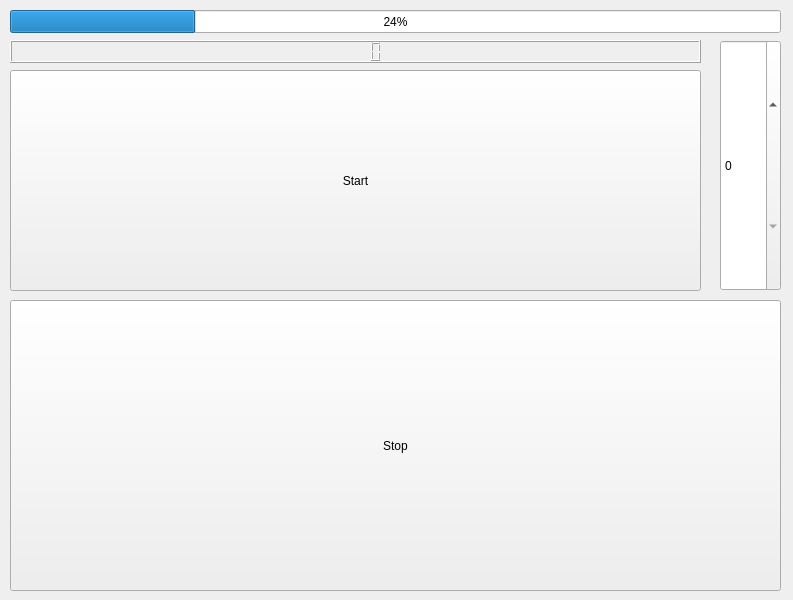
<?xml version="1.0" encoding="UTF-8"?>
<ui version="4.0">
 <class>MainWindow</class>
 <widget class="QMainWindow" name="MainWindow">
  <property name="geometry">
   <rect>
    <x>0</x>
    <y>0</y>
    <width>793</width>
    <height>600</height>
   </rect>
  </property>
  <property name="windowTitle">
   <string>MainWindow</string>
  </property>
  <widget class="QWidget" name="centralwidget">
   <widget class="QProgressBar" name="progressBar">
    <property name="geometry">
     <rect>
      <x>10</x>
      <y>10</y>
      <width>771</width>
      <height>23</height>
     </rect>
    </property>
    <property name="value">
     <number>24</number>
    </property>
   </widget>
   <widget class="QPushButton" name="pushButton">
    <property name="geometry">
     <rect>
      <x>10</x>
      <y>300</y>
      <width>771</width>
      <height>291</height>
     </rect>
    </property>
    <property name="text">
     <string>Stop</string>
    </property>
   </widget>
   <widget class="QPushButton" name="pushButton_2">
    <property name="geometry">
     <rect>
      <x>10</x>
      <y>70</y>
      <width>691</width>
      <height>221</height>
     </rect>
    </property>
    <property name="text">
     <string>Start</string>
    </property>
   </widget>
   <widget class="QLCDNumber" name="lcdNumber">
    <property name="geometry">
     <rect>
      <x>10</x>
      <y>40</y>
      <width>691</width>
      <height>23</height>
     </rect>
    </property>
   </widget>
   <widget class="QSpinBox" name="spinBox">
    <property name="geometry">
     <rect>
      <x>720</x>
      <y>40</y>
      <width>61</width>
      <height>251</height>
     </rect>
    </property>
    <property name="cursor">
     <cursorShape>SizeVerCursor</cursorShape>
    </property>
    <property name="maximum">
     <number>100</number>
    </property>
   </widget>
  </widget>
 </widget>
 <resources/>
 <connections/>
</ui>
